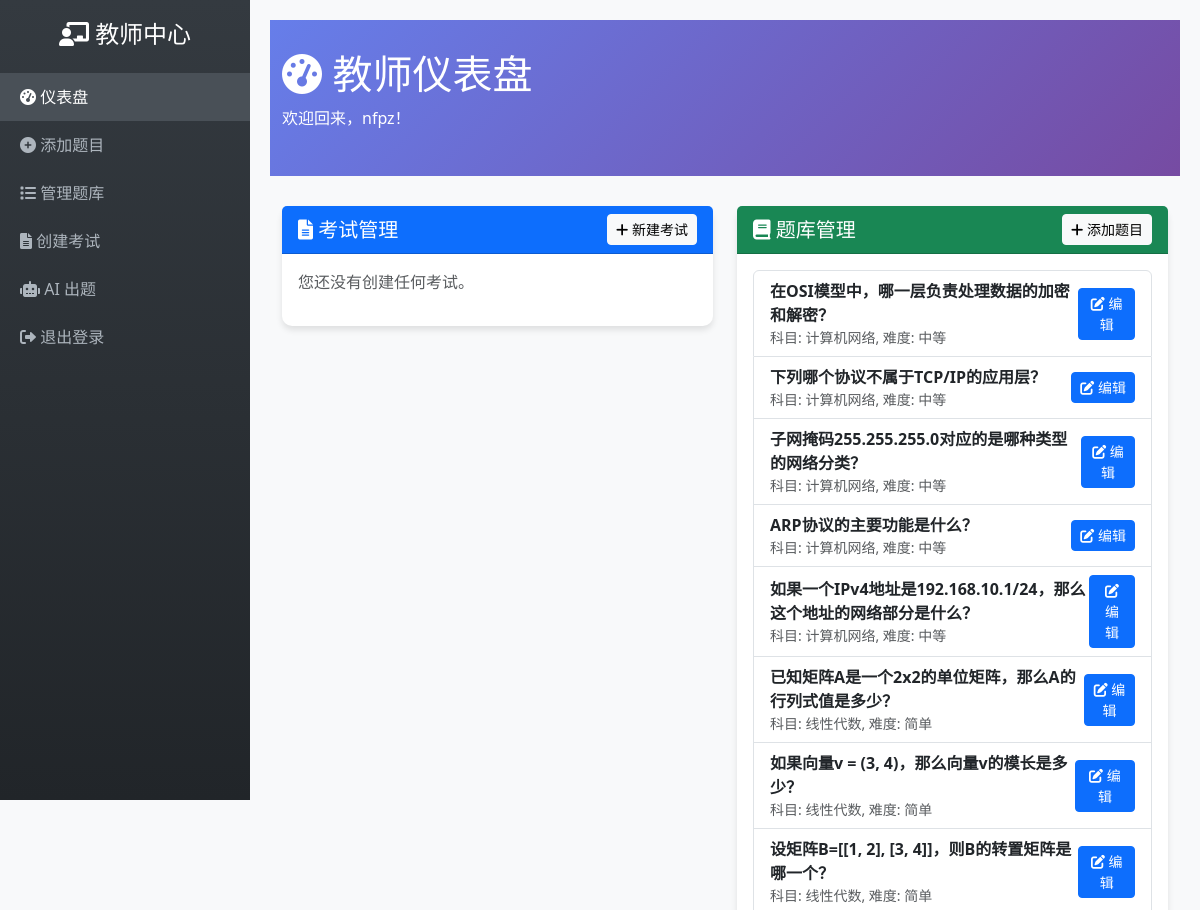
The page /dashboard (signed in, upper part) on the database as committed earlier.
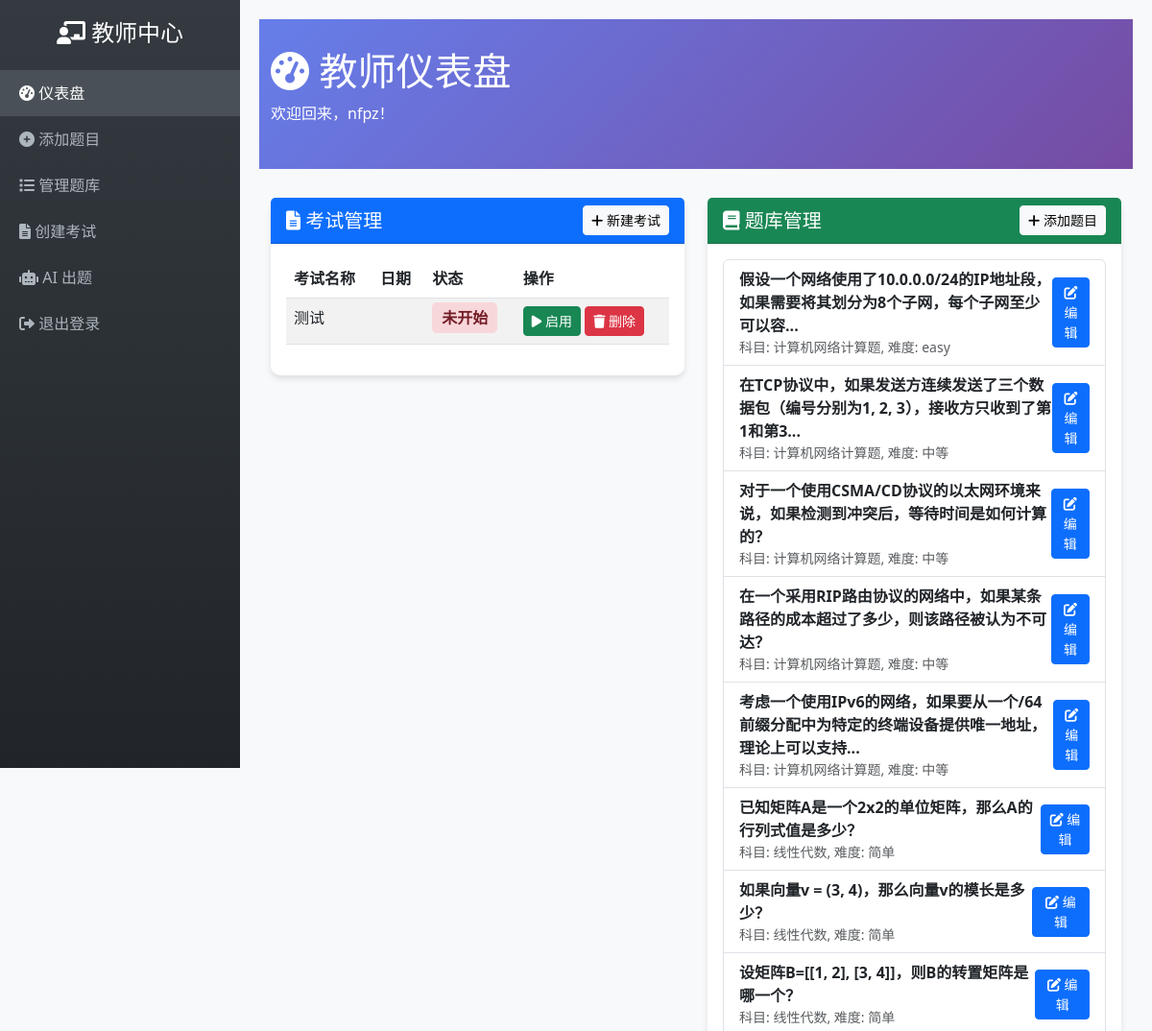
The same page on the database as committed later.
### tables this page shows
CREATE TABLE questions (
            id INTEGER PRIMARY KEY AUTOINCREMENT,
            teacher_id INTEGER NOT NULL,
            question_text TEXT NOT NULL,
            option_a TEXT,
            option_b TEXT,
            option_c TEXT,
            option_d TEXT,
            option_e TEXT,
            option_f TEXT,
            correct_answer TEXT, -- 对于多选题，用逗号分隔多个答案，如"A,B,C"
            question_type TEXT DEFAULT 'multiple_choice', -- multiple_choice, multiple_select, true_false, short_answer, programming
            subject TEXT,
            difficulty TEXT, -- easy, medium, hard
            points INTEGER DEFAULT 1, -- 题目分值
            test_cases TEXT, -- 编程题的测试用例JSON
            solution_code TEXT, -- 编程题参考答案
            created_at TIMESTAMP DEFAULT CURRENT_TIMESTAMP, explanation TEXT,
            FOREIGN KEY (teacher_id) REFERENCES users(id)
        );

CREATE TABLE exams (
            id INTEGER PRIMARY KEY AUTOINCREMENT,
            title TEXT NOT NULL,
            subject TEXT,
            teacher_id INTEGER NOT NULL,
            duration_minutes INTEGER,
            start_time TIMESTAMP,
            end_time TIMESTAMP,
            anti_cheat_enabled BOOLEAN DEFAULT 0, -- 是否启用防作弊
            shuffle_questions BOOLEAN DEFAULT 0, -- 是否随机打乱题目顺序
            created_at TIMESTAMP DEFAULT CURRENT_TIMESTAMP, status TEXT DEFAULT 'inactive',
            FOREIGN KEY (teacher_id) REFERENCES users(id)
        );

### app.py (the view, shortened to what this page needs)
@app.route('/dashboard')
@login_required
def dashboard():
    with get_db() as conn:
        if session['role'] == 'teacher':
            exams = conn.execute(
                'SELECT e.*, COUNT(eq.id) as question_count FROM exams e '
                'LEFT JOIN exam_questions eq ON e.id = eq.exam_id '
                'WHERE e.teacher_id = ? GROUP BY e.id ORDER BY e.created_at DESC',
                (session['user_id'],)
            ).fetchall()
            questions = conn.execute(
                'SELECT * FROM questions WHERE teacher_id = ? ORDER BY created_at DESC',
                (session['user_id'],)
            ).fetchall()
            pending_grading = conn.execute('''
                SELECT er.*, e.title, u.username as student_name FROM exam_records er
                JOIN exams e ON er.exam_id = e.id
                JOIN users u ON er.student_id = u.id
                WHERE er.status = 'submitted' AND er.score IS NULL
            ''').fetchall()
            return render_template('teacher_dashboard.html', exams=exams, questions=questions, pending_grading=pending_grading)

### app.py (called while the page is built)
def get_db_connection():
    conn = sqlite3.connect('exam_system.db')
    conn.row_factory = sqlite3.Row  # 使结果可以通过列名访问
    return conn

@contextmanager
def get_db():
    conn = get_db_connection()
    try:
        yield conn
    finally:
        conn.close()

def login_required(f):
    from functools import wraps
    @wraps(f)
    def decorated_function(*args, **kwargs):
        if 'user_id' not in session:
            return redirect(url_for('login'))
        return f(*args, **kwargs)
    return decorated_function

### templates/teacher_dashboard.html (shortened to what this page needs)
<!DOCTYPE html>
<html lang="zh-CN">
<head>
    <link href="https://cdn.jsdelivr.net/npm/bootstrap@5.3.0/dist/css/bootstrap.min.css" rel="stylesheet">
    <link rel="stylesheet" href="https://cdnjs.cloudflare.com/ajax/libs/font-awesome/6.0.0/css/all.min.css">
</head>
<body>
    <div class="sidebar">
        <h4 class="text-center mb-4"><i class="fas fa-chalkboard-teacher"></i> 教师中心</h4>
        <a href="{{ url_for('dashboard') }}" class="active"><i class="fas fa-tachometer-alt"></i> 仪表盘</a>
        <a href="{{ url_for('add_question') }}"><i class="fas fa-plus-circle"></i> 添加题目</a>
        <a href="{{ url_for('manage_questions') }}"><i class="fas fa-list"></i> 管理题库</a>
        <a href="{{ url_for('create_exam') }}"><i class="fas fa-file-alt"></i> 创建考试</a>
        <a href="{{ url_for('ai_generate') }}"><i class="fas fa-robot"></i> AI 出题</a>
        <a href="{{ url_for('logout') }}"><i class="fas fa-sign-out-alt"></i> 退出登录</a>
    </div>
    <div class="main-content">
        <div class="header">
            <div class="container">
                <h1><i class="fas fa-tachometer-alt"></i> 教师仪表盘</h1>
                <p>欢迎回来，{{ session.username }}！</p>
            </div>
        </div>
        <div class="container-fluid">
            <div class="row">
                <div class="col-md-6 mb-4">
                    <div class="card">
                        <div class="card-header bg-primary text-white d-flex justify-content-between align-items-center">
                            <h5 class="mb-0"><i class="fas fa-file-alt"></i> 考试管理</h5>
                            <a href="{{ url_for('create_exam') }}" class="btn btn-light btn-sm"><i class="fas fa-plus"></i> 新建考试</a>
                        </div>
                        <div class="card-body">
                            {% if exams %}
                                <div class="table-responsive">
                                    <table class="table table-striped">
                                        <thead>
                                            <tr>
                                                <th>考试名称</th>
                                                <th>日期</th>
                                                <th>状态</th>
                                                <th>操作</th>
                                            </tr>
                                        </thead>
                                        <tbody>
                                            {% for exam in exams %}
                                            <tr>
                                                <td>{{ exam.title }}</td>
                                                <td>{{ exam.exam_date }}</td>
                                                <td>
                                                    {% if exam.status == 'active' %}
                                                        <span class="status-active">进行中</span>
                                                    {% else %}
                                                        <span class="status-inactive">未开始</span>
                                                    {% endif %}
                                                </td>
                                                <td>
                                                    <form action="{{ url_for('toggle_exam_status', exam_id=exam.id) }}" method="POST" style="display: inline;">
                                                        {% if exam.status == 'active' %}
                                                            <button type="submit" class="btn btn-warning btn-sm" onclick="return confirm('确定要禁用此考试吗？学生将无法访问。')">
                                                                <i class="fas fa-ban"></i> 禁用
                                                            </button>
                                                        {% else %}
                                                            <button type="submit" class="btn btn-success btn-sm" onclick="return confirm('确定要启用此考试吗？')">
                                                                <i class="fas fa-play"></i> 启用
                                                            </button>
                                                        {% endif %}
                                                    </form>
                                                    <form action="{{ url_for('delete_exam', exam_id=exam.id) }}" method="POST" style="display: inline;" onsubmit="return confirm('确定要删除此考试吗？此操作不可逆。');">
                                                        <button type="submit" class="btn btn-danger btn-sm">
                                                            <i class="fas fa-trash"></i> 删除
                                                        </button>
                                                    </form>
                                                </td>
                                            </tr>
                                            {% endfor %}
                                        </tbody>
                                    </table>
                                </div>
                            {% else %}
                                <p class="text-muted">您还没有创建任何考试。</p>
                            {% endif %}
                        </div>
                    </div>
                </div>
                <div class="col-md-6 mb-4">
                    <div class="card">
                        <div class="card-header bg-success text-white d-flex justify-content-between align-items-center">
                            <h5 class="mb-0"><i class="fas fa-book"></i> 题库管理</h5>
                            <a href="{{ url_for('add_question') }}" class="btn btn-light btn-sm"><i class="fas fa-plus"></i> 添加题目</a>
                        </div>
                        <div class="card-body">
                            {% if questions %}
                                <ul class="list-group">
                                    {% for question in questions %}
                                    <li class="list-group-item d-flex justify-content-between align-items-center">
                                        <div>
                                            <strong>{{ question.question_text[:50] }}{% if question.question_text|length > 50 %}...{% endif %}</strong>
                                            <small class="text-muted d-block">科目: {{ question.subject }}, 难度: {{ question.difficulty }}</small>
                                        </div>
                                        <a href="{{ url_for('edit_question', question_id=question.id) }}" class="btn btn-primary btn-sm">
                                            <i class="fas fa-edit"></i> 编辑
                                        </a>
                                    </li>
                                    {% endfor %}
                                </ul>
                            {% else %}
                                <p class="text-muted">您的题库中还没有题目。</p>
                            {% endif %}
                        </div>
                    </div>
                </div>
            </div>
        </div>
    </div>
</body>
</html>

### templates/teacher_dashboard.html (style rules this page uses)
body { background-color: #f8f9fa; }
.sidebar { background: linear-gradient(180deg, #343a40, #212529); color: white; height: 100vh; position: fixed; top: 0; left: 0; width: 250px; padding-top: 20px; }
.sidebar a { color: #adb5bd; padding: 12px 20px; text-decoration: none; display: block; transition: all 0.3s; }
.sidebar a:hover, .sidebar a.active { background-color: #495057; color: white; }
.main-content { margin-left: 250px; padding: 20px; }
.card { border: none; border-radius: 10px; box-shadow: 0 4px 6px rgba(0, 0, 0, 0.1); }
.header { background: linear-gradient(135deg, #667eea 0%, #764ba2 100%); color: white; padding: 30px 0; margin-bottom: 30px; }
.status-inactive { background-color: #f8d7da; color: #721c24; padding: 5px 10px; border-radius: 5px; font-weight: bold; }

Rows that differ between the two databases and show on the page:
removed questions: question_text "在OSI模型中，哪一层负责处理数据的加密和解密？", subject "计算机网络", difficulty "中等"
removed questions: question_text "下列哪个协议不属于TCP/IP的应用层？", subject "计算机网络", difficulty "中等"
removed questions: question_text "子网掩码255.255.255.0对应的是哪种类型的网络分类？", subject "计算机网络", difficulty "中等"
removed questions: question_text "ARP协议的主要功能是什么？", subject "计算机网络", difficulty "中等"
removed questions: question_text "如果一个IPv4地址是192.168.10.1/24，那么这个地址的网络部分是什么？", subject "计算机网络", difficulty "中等"
added exams: title "测试", status "未开始"
added questions: question_text "假设一个网络使用了10.0.0.0/24的IP地址段，如果需要将其划分为8个子网，每个子网至少可以容", subject "计算机网络计算题", difficulty "easy"
added questions: question_text "在TCP协议中，如果发送方连续发送了三个数据包（编号分别为1, 2, 3），接收方只收到了第1和第3", subject "计算机网络计算题", difficulty "中等"
added questions: question_text "对于一个使用CSMA/CD协议的以太网环境来说，如果检测到冲突后，等待时间是如何计算的？", subject "计算机网络计算题", difficulty "中等"
added questions: question_text "在一个采用RIP路由协议的网络中，如果某条路径的成本超过了多少，则该路径被认为不可达？", subject "计算机网络计算题", difficulty "中等"
added questions: question_text "考虑一个使用IPv6的网络，如果要从一个/64前缀分配中为特定的终端设备提供唯一地址，理论上可以支持", subject "计算机网络计算题", difficulty "中等"
Other text that changed with them:
text no longer shown: "您还没有创建任何考试。"
text now shown: "考试名称 日期 状态 操作"
